Frame 1 (no input): blank canvas, image omitted
Frame 60 (the mouse pressed at the canvas centre just before this capture): blank canvas, image omitted
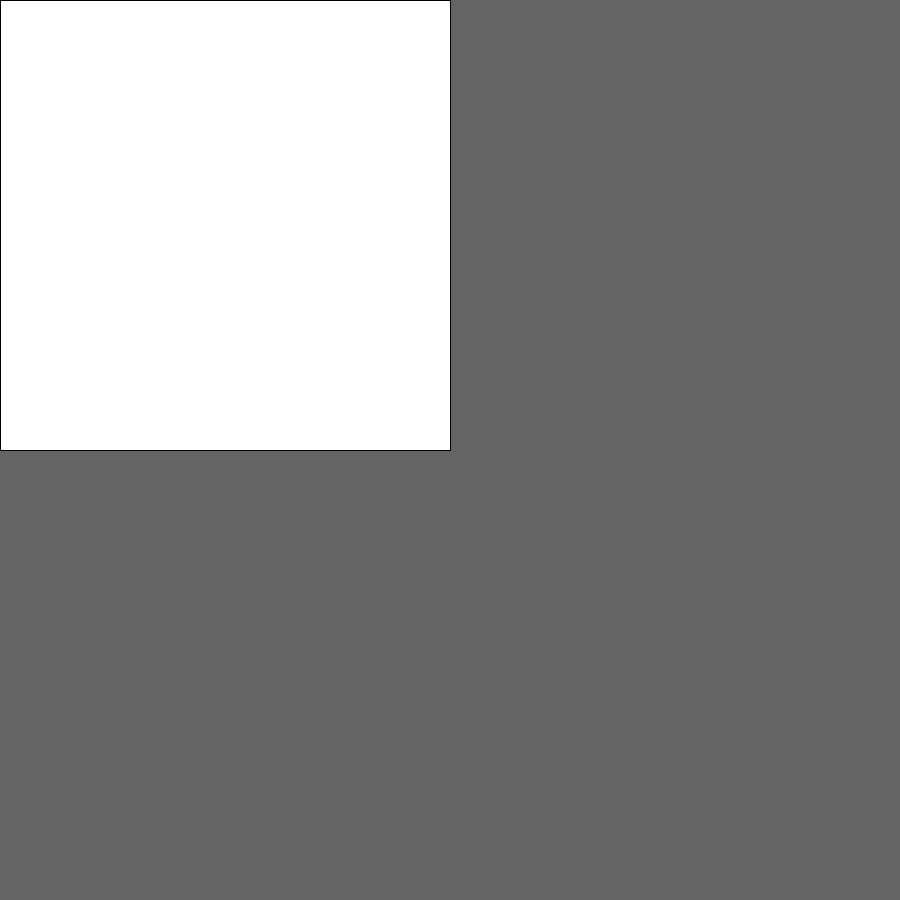
Frame 120 (the mouse held since frame 60 and released just before this capture)

The Processing sketch whose frames 1 and 60 were blank and that drew this single picture after the mouse press (run headless with seeded random() and noise(); from frame 60 on, the mouse is pressed at the canvas centre):

// Processing sketch: advanced_FillSquare
// ── advanced_FillSquare.pde
//advanced_FillSquare
//draw cafe wall
//2022/06/06
//1-4-45 Taiyu Honma

void setup()
{
  size(900,900);
  
}

void draw()
{
  background(100);
  rect(0,0,mouseX,mouseY);
  int a = max(mouseX,mouseY);
  int b = min(mouseX,mouseY);
  if(mouseX != 0 && mouseY !=0){
      f(a,b,0,0,mouseX < mouseY ? 1 : 0);
  }
}
int f(int a, int b,int x,int y,int j){
  int n = floor(a/b);
  for(int i=0; i< n; i++){
    if(j %2 == 0){
      rect(x+b*i,y,b,b);
    }else{
      rect(x,y+b*i,b,b);
    }
  }
  return a % b == 0 ?  0 : f(b,a % b,j%2==0? x+b*n : x ,j%2!=0? y+b*n: y,j+1) ;
}
